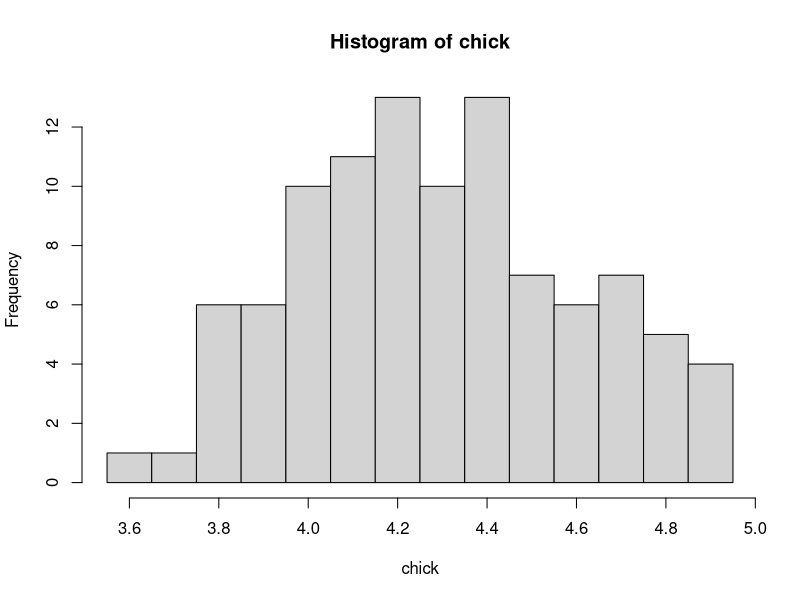
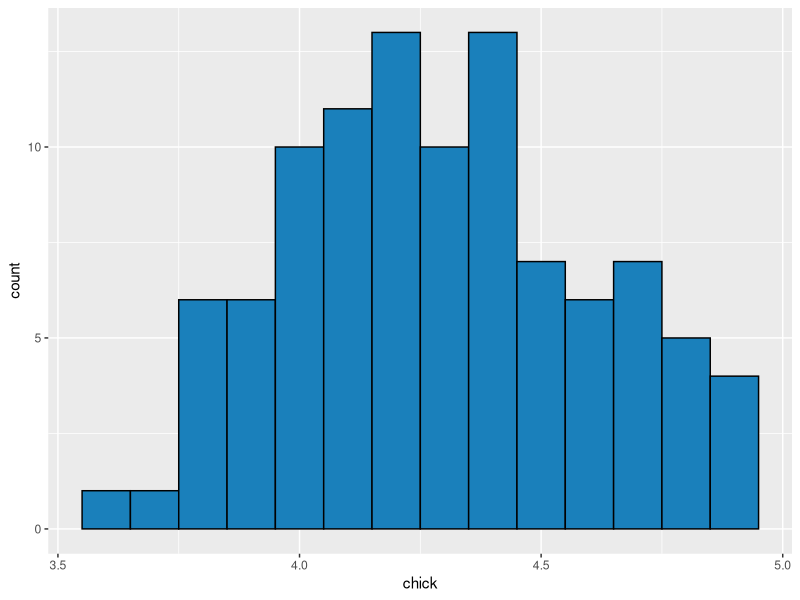
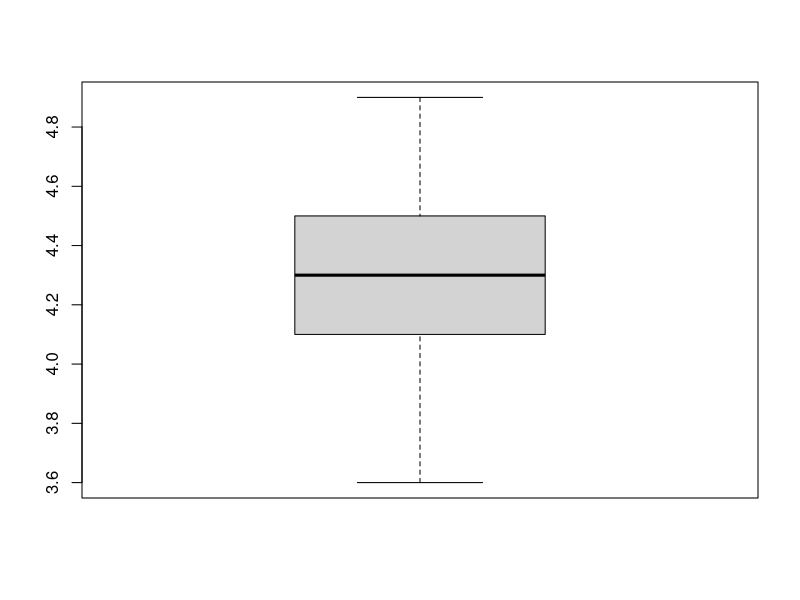
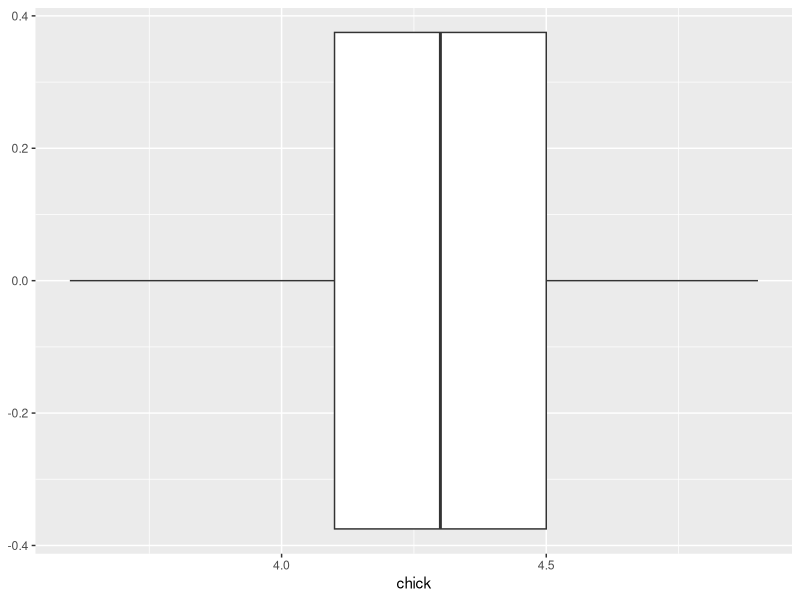
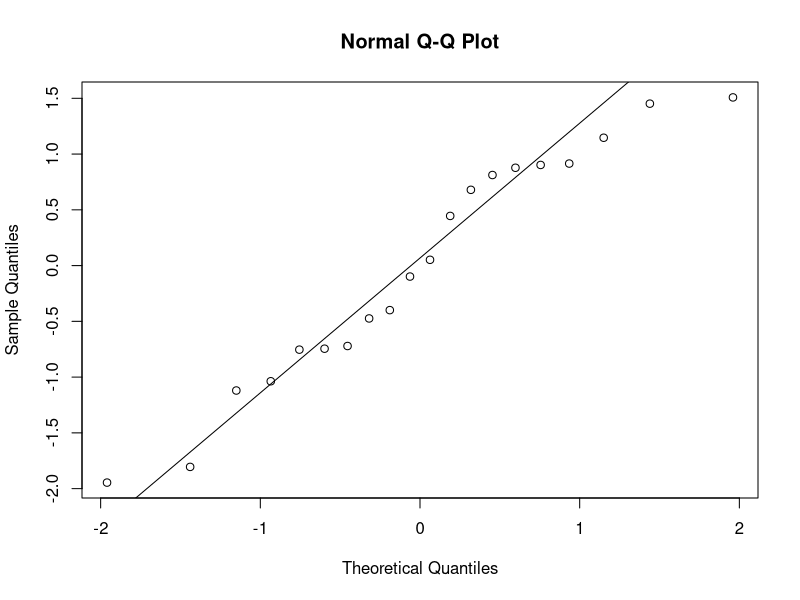
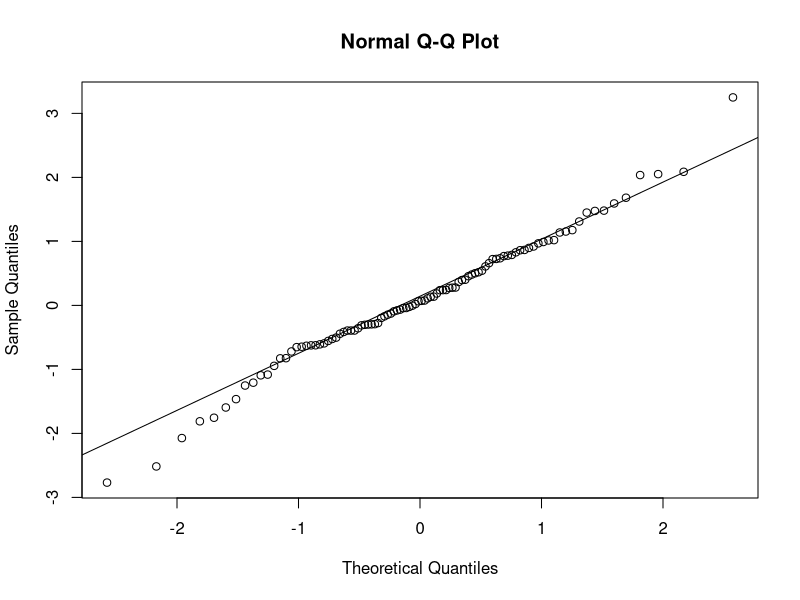
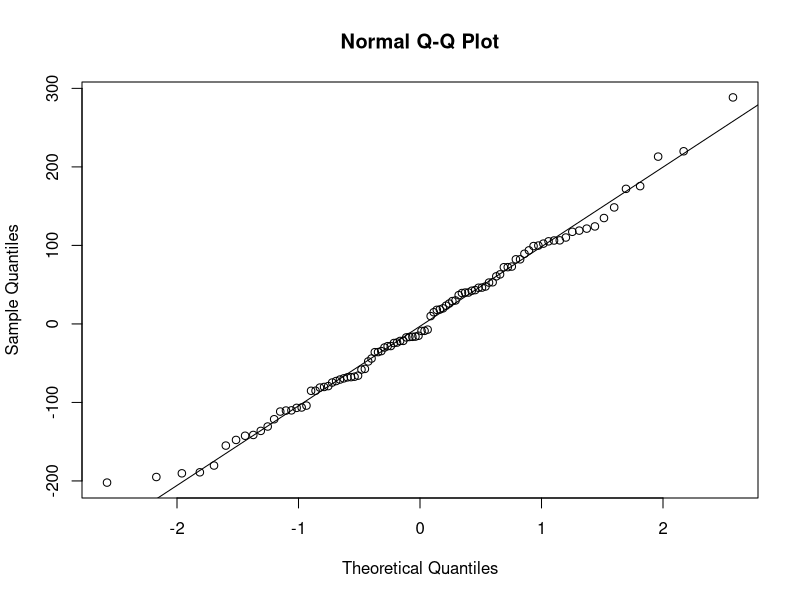
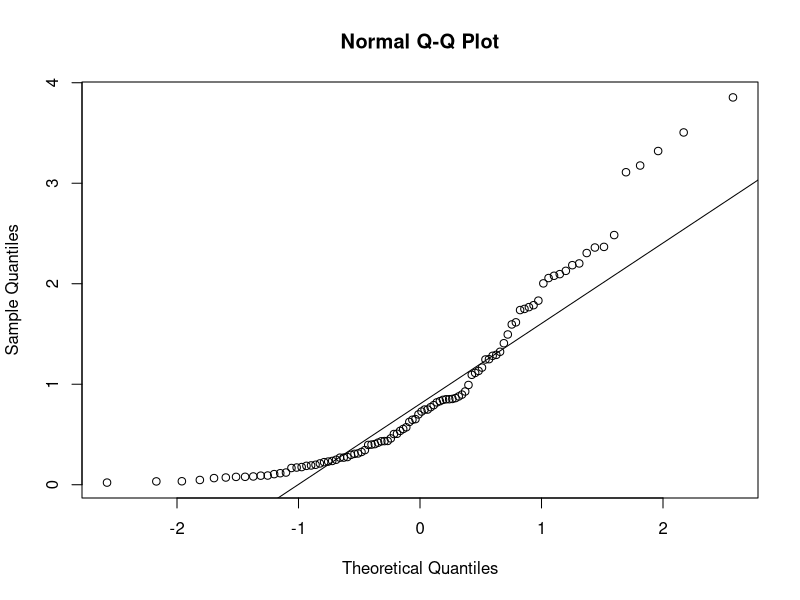

Recreate these plots in R, in order.
## ---- chunk 1
#| echo: true
chick.tbl <- read.table(text = "
               3.7   4.2   4.4   4.4   4.3   4.2   4.4   4.8   4.9   4.4
    4.2   3.8   4.2   4.4   4.6   3.9   4.1   4.5   4.8   3.9
    4.7   4.2   4.2   4.8   4.5   3.6   4.1   4.3   3.9   4.2
    4.0   4.2   4.0   4.5   4.4   4.1   4.0   4.0   3.8   4.6
    4.9   3.8   4.3   4.3   3.9   3.8   4.7   3.9   4.0   4.2
    4.3   4.7   4.1   4.0   4.6   4.4   4.6   4.4   4.9   4.4
    4.0   3.9   4.5   4.3   3.8   4.1   4.3   4.2   4.5   4.4
    4.2   4.7   3.8   4.5   4.0   4.2   4.1   4.0   4.7   4.1
    4.7   4.1   4.8   4.1   4.3   4.7   4.2   4.1   4.4   4.8
    4.1   4.9   4.3   4.4   4.4   4.3   4.6   4.5   4.6   4.0")
chick <- unlist(chick.tbl, use.names = F)
head(chick, n = 10)
## ---- chunk 2
cuts <- cut(chick, breaks = seq(3.55, 4.95, by = 0.1))
freq <- table(cuts)
freq
## ---- chunk 3
rel_freq <- table(cuts)/length(chick)
rel_freq
## ---- chunk 4
hist(chick, breaks = seq(3.55, 4.95, by = 0.1))
## ---- chunk 5
#| fig-align: center
# install.packages(tidyverse)
library(ggplot2)
ggplot(mapping = aes(x = chick)) + 
  geom_histogram(binwidth = 0.1, color = 'black', fill = '#1a80bb')
## ---- chunk 6
#| echo: true
#| eval: true

boxplot(chick)
## ---- chunk 7
#| echo: true
#| eval: true

ggplot(mapping = aes(x = chick)) + 
  geom_boxplot()
## ---- chunk 8
#| echo: false
set.seed(312)
y <- rnorm(20)
qqnorm(y)
qqline(y)
## ---- chunk 9
#| layout-ncol: 2
#| echo: false
#| out-height: 80%

p1 <- rnorm(100, 0, 1)
p2 <- rnorm(100, 10, 100)
p3 <- rgamma(100, 1)
p4 <- rt(100, 2)

qqnorm(p1)
qqline(p1)

qqnorm(p2)
qqline(p2)

qqnorm(p3)
qqline(p3)

qqnorm(p4)
qqline(p4)
## ---- chunk 10
# Data
vals <- c(2,3,3,4,3)

# Mean
mean(vals)

# Variance
var(vals)

# Standard deviation
sd(vals); sqrt(var(vals))
## ---- chunk 11
median(c(2,4,6,8,10))
## ---- chunk 12
median(c(2,4,6,10))
## ---- chunk 13
#| echo: false
x <- rgamma(100, 1)
hist(x)
## ---- chunk 14
mean(x)
median(x)
